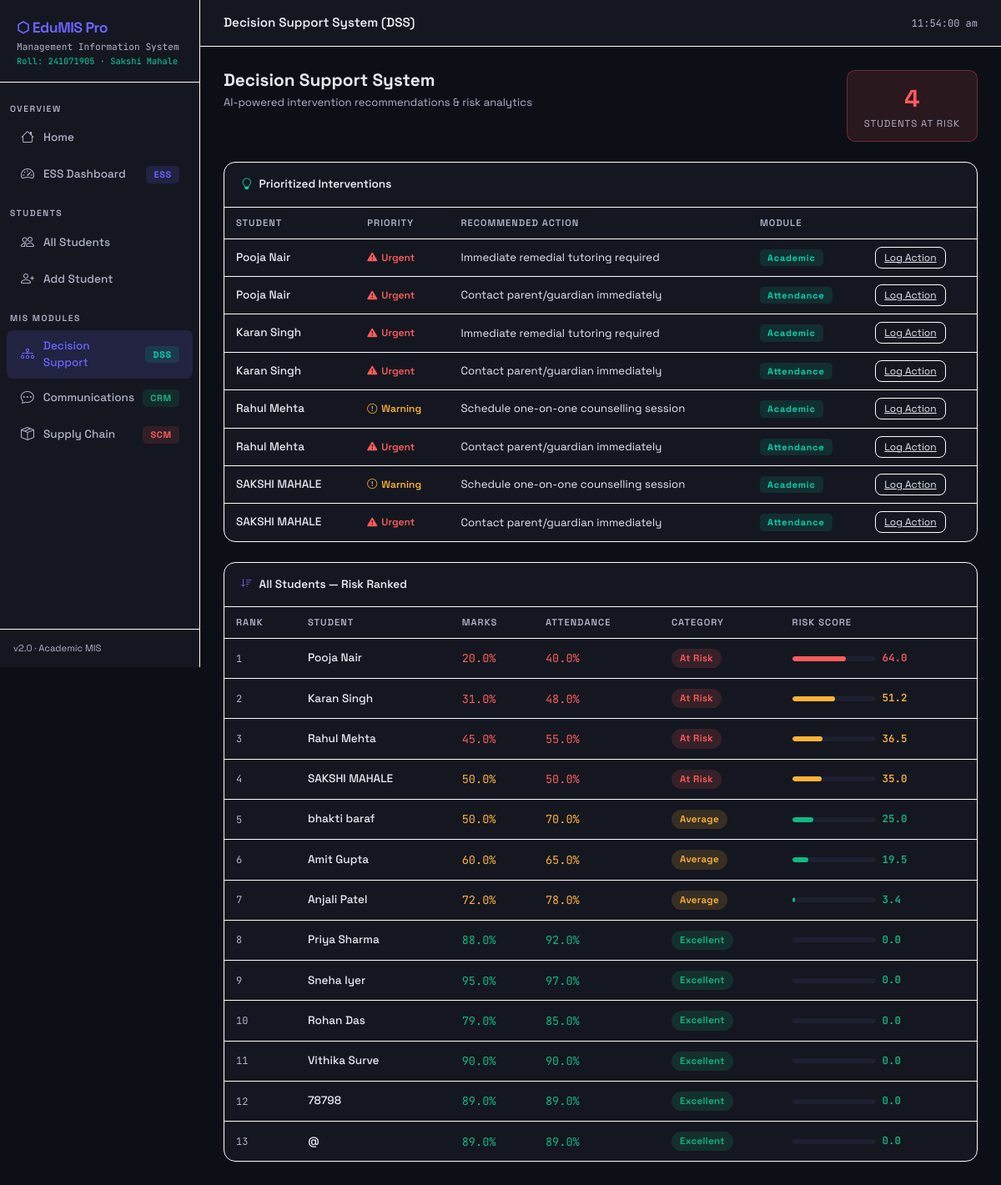
Screenshot of /dss with the database file from the repository.
### models.py (models this page shows)
class Student(db.Model):
    __tablename__ = 'students'
    id            = db.Column(db.Integer, primary_key=True)
    name          = db.Column(db.String(100), nullable=False)
    marks         = db.Column(db.Float, nullable=False)
    attendance    = db.Column(db.Float, nullable=False)
    category      = db.Column(db.String(20))
    risk_score    = db.Column(db.Float, default=0.0)
    email         = db.Column(db.String(120))
    phone         = db.Column(db.String(20))
    enrolled_date = db.Column(db.DateTime, default=datetime.utcnow)
    is_active     = db.Column(db.Boolean, default=True)
    communications = db.relationship('Communication', backref='student', lazy=True)
    enrollments    = db.relationship('Enrollment',    backref='student', lazy=True)

### app.py (the view)
@app.route('/dss')
def dss():
    students = Student.query.filter_by(is_active=True).order_by(Student.risk_score.desc()).all()
    at_risk  = [s for s in students if s.category == "At Risk"]
    all_recs = []
    for s in at_risk[:10]:
        for r in dss_recommendations(s):
            all_recs.append({"student": s.name, "id": s.id, **r})
    return render_template('dss.html', students=students, recommendations=all_recs, at_risk_count=len(at_risk))

### templates/dss.html (shortened to what this page needs)
{% extends 'base.html' %}
{% block page_title %}Decision Support System (DSS){% endblock %}
{% block content %}
<div style="margin-bottom:24px; display:flex; justify-content:space-between; align-items:flex-start;">
    <div>
        <h1 style="font-size:1.3rem; font-weight:700; margin-bottom:4px;">Decision Support System</h1>
        <p style="color:var(--muted); font-size:0.82rem;">AI-powered intervention recommendations & risk analytics</p>
    </div>
    <div style="background:rgba(255,91,91,0.12); border:1px solid rgba(255,91,91,0.3); border-radius:10px; padding:12px 20px; text-align:center;">
        <div style="font-size:1.8rem; font-weight:700; color:var(--danger);">{{ at_risk_count }}</div>
        <div style="font-size:0.72rem; color:var(--muted); text-transform:uppercase; letter-spacing:1px;">Students At Risk</div>
    </div>
</div>
{% if recommendations %}
<div class="card" style="margin-bottom:24px;">
    <div class="card-header-custom"><i class="bi bi-lightbulb" style="color:var(--accent2);"></i> Prioritized Interventions</div>
    <table class="mis-table">
        <thead><tr><th>Student</th><th>Priority</th><th>Recommended Action</th><th>Module</th><th></th></tr></thead>
        <tbody>
        {% for r in recommendations %}
        <tr>
            <td><a href="{{ url_for('student_detail', id=r.id) }}" style="color:var(--text); font-weight:500; text-decoration:none;">{{ r.student }}</a></td>
            <td>
                <span style="display:inline-flex; align-items:center; gap:5px; font-size:0.75rem; font-weight:600;
                  color:{% if r.type == 'urgent' %}var(--danger){% elif r.type == 'warning' %}var(--warning){% else %}var(--success){% endif %};">
                    <i class="bi bi-{% if r.type == 'urgent' %}exclamation-triangle-fill{% elif r.type == 'warning' %}exclamation-circle{% else %}check-circle{% endif %}"></i>
                    {{ r.type | capitalize }}
                </span>
            </td>
            <td style="font-size:0.83rem; color:var(--text);">{{ r.action }}</td>
            <td><span class="module-chip chip-dss">{{ r.module }}</span></td>
            <td><a href="{{ url_for('crm') }}" class="btn-ghost" style="padding:4px 10px; font-size:0.75rem;">Log Action</a></td>
        </tr>
        {% endfor %}
        </tbody>
    </table>
</div>
{% endif %}
<div class="card">
    <div class="card-header-custom"><i class="bi bi-sort-down" style="color:var(--accent);"></i> All Students — Risk Ranked</div>
    <table class="mis-table">
        <thead><tr><th>Rank</th><th>Student</th><th>Marks</th><th>Attendance</th><th>Category</th><th>Risk Score</th></tr></thead>
        <tbody>
        {% for s in students %}
        <tr>
            <td style="font-family:'JetBrains Mono',monospace; font-size:0.75rem; color:var(--muted);">{{ loop.index }}</td>
            <td><a href="{{ url_for('student_detail', id=s.id) }}" style="color:var(--text); font-weight:500; text-decoration:none;">{{ s.name }}</a></td>
            <td style="font-family:'JetBrains Mono',monospace;
              color:{% if s.marks >= 75 %}var(--success){% elif s.marks >= 50 %}var(--warning){% else %}var(--danger){% endif %};">{{ s.marks }}%</td>
            <td style="font-family:'JetBrains Mono',monospace;
              color:{% if s.attendance >= 80 %}var(--success){% elif s.attendance >= 60 %}var(--warning){% else %}var(--danger){% endif %};">{{ s.attendance }}%</td>
            <td><span class="badge-cat {{ s.category | replace(' ', '-') }}">{{ s.category }}</span></td>
            <td>
                <div style="display:flex; align-items:center; gap:8px;">
                    <div class="risk-bar" style="width:100px;"><div class="risk-fill" style="width:{{ s.risk_score }}%;
                      background:{% if s.risk_score > 60 %}var(--danger){% elif s.risk_score > 30 %}var(--warning){% else %}var(--success){% endif %};"></div></div>
                    <span style="font-size:0.78rem; font-family:'JetBrains Mono',monospace; font-weight:600;
                      color:{% if s.risk_score > 60 %}var(--danger){% elif s.risk_score > 30 %}var(--warning){% else %}var(--success){% endif %};">{{ s.risk_score }}</span>
                </div>
            </td>
        </tr>
        {% endfor %}
        </tbody>
    </table>
</div>
{% endblock %}

### templates/base.html (style rules this page uses)
:root { --bg: #0d0f17; --surface: #141720; --surface2: #1c2030; --border: #ffffff; --accent: #6c63ff; --accent2: #00d4aa; --danger: #ff5b5b; --warning: #ffb236; --success: #10b981; --text: #e8eaf0; --muted: #b0b4c8; --sidebar-w: 240px; }
* { box-sizing: border-box; margin: 0; padding: 0; }
body { font-family: 'Space Grotesk', sans-serif; background: var(--bg); color: var(--text); display: flex; min-height: 100vh; }
.card { background: var(--surface); border: 1px solid var(--border); border-radius: 14px; }
.card-header-custom { padding: 16px 20px; border-bottom: 1px solid var(--border); font-size: 0.85rem; font-weight: 600; display: flex; align-items: center; gap: 8px; color: var(--text); }
.mis-table { width: 100%; border-collapse: collapse; font-size: 0.85rem; }
.mis-table th { padding: 10px 14px; text-align: left; font-size: 0.7rem; text-transform: uppercase; letter-spacing: 1px; color: var(--muted); font-weight: 600; border-bottom: 1px solid var(--border); }
.mis-table td { padding: 12px 14px; border-bottom: 1px solid var(--border); vertical-align: middle; }
.mis-table tr:last-child td { border-bottom: none; }
.badge-cat { display: inline-block; padding: 3px 10px; border-radius: 20px; font-size: 0.72rem; font-weight: 600; letter-spacing: 0.3px; }
.badge-cat.Excellent { background: rgba(16,185,129,0.15); color: var(--success); }
.badge-cat.Average { background: rgba(255,178,54,0.15); color: var(--warning); }
.badge-cat.At-Risk, .badge-cat.At\ Risk { background: rgba(255,91,91,0.15); color: var(--danger); }
.risk-bar { height: 6px; background: var(--surface2); border-radius: 3px; overflow: hidden; width: 80px; }
.risk-fill { height: 100%; border-radius: 3px; transition: width 0.3s; }
.btn-ghost { background: transparent; border: 1px solid var(--border); color: var(--text); padding: 7px 16px; border-radius: 8px; font-size: 0.82rem; cursor: pointer; transition: all 0.15s; }
.module-chip { display: inline-flex; align-items: center; gap: 5px; padding: 2px 9px; border-radius: 5px; font-size: 0.68rem; font-weight: 700; letter-spacing: 0.8px; }
.chip-dss { background: rgba(0,212,170,0.12); color: var(--accent2); }

### rows the page displays
Student: student "Pooja Nair", type "Urgent", action "Immediate remedial tutoring required", module "Academic", action "Contact parent/guardian immediately", module "Attendance", name "Pooja Nair", marks "20.0", attendance "40.0", category "At Risk", risk_score "64.0"
Student: student "Karan Singh", type "Urgent", action "Immediate remedial tutoring required", module "Academic", action "Contact parent/guardian immediately", module "Attendance", name "Karan Singh", marks "31.0", attendance "48.0", category "At Risk", risk_score "51.2"
Student: student "Rahul Mehta", type "Warning", action "Schedule one-on-one counselling session", module "Academic", type "Urgent", action "Contact parent/guardian immediately", module "Attendance", name "Rahul Mehta", marks "45.0", attendance "55.0", category "At Risk", risk_score "36.5"
Student: student "SAKSHI MAHALE", type "Warning", action "Schedule one-on-one counselling session", module "Academic", type "Urgent", action "Contact parent/guardian immediately", module "Attendance", name "SAKSHI MAHALE", marks "50.0", attendance "50.0", category "At Risk", risk_score "35.0"
Student: name "bhakti baraf", marks "50.0", attendance "70.0", category "Average", risk_score "25.0"
Student: name "Amit Gupta", marks "60.0", attendance "65.0", category "Average", risk_score "19.5"
Student: name "Anjali Patel", marks "72.0", attendance "78.0", category "Average", risk_score "3.4"
Student: name "Priya Sharma", marks "88.0", attendance "92.0", category "Excellent", risk_score "0.0"
Student: name "Sneha Iyer", marks "95.0", attendance "97.0", category "Excellent", risk_score "0.0"
Student: name "Rohan Das", marks "79.0", attendance "85.0", category "Excellent", risk_score "0.0"
Student: name "Vithika Surve", marks "90.0", attendance "90.0", category "Excellent", risk_score "0.0"
Student: name "78798", marks "89.0", attendance "89.0", category "Excellent", risk_score "0.0"
Student: name "@", marks "89.0", attendance "89.0", category "Excellent", risk_score "0.0"

### other values shown
{{ at_risk_count }} "4"
